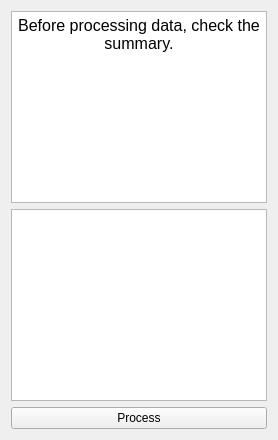
          <widget class="QWidget" name="tab_observational_process">
           <attribute name="title">
            <string>Process</string>
           </attribute>
           <layout class="QGridLayout" name="gridLayout_18">
            <item row="2" column="0">
             <widget class="QPushButton" name="pushButton_observational_process">
              <property name="text">
               <string>Process</string>
              </property>
             </widget>
            </item>
            <item row="0" column="0">
             <widget class="QTextEdit" name="textEdit_observational_process">
              <property name="readOnly">
               <bool>true</bool>
              </property>
              <property name="html">
               <string>&lt;!DOCTYPE HTML PUBLIC &quot;-//W3C//DTD HTML 4.0//EN&quot; &quot;http://www.w3.org/TR/REC-html40/strict.dtd&quot;&gt;
&lt;html&gt;&lt;head&gt;&lt;meta name=&quot;qrichtext&quot; content=&quot;1&quot; /&gt;&lt;meta charset=&quot;utf-8&quot; /&gt;&lt;style type=&quot;text/css&quot;&gt;
p, li { white-space: pre-wrap; }
hr { height: 1px; border-width: 0; }
li.unchecked::marker { content: &quot;\2610&quot;; }
li.checked::marker { content: &quot;\2612&quot;; }
&lt;/style&gt;&lt;/head&gt;&lt;body style=&quot; font-family:'Sans Serif'; font-size:9pt; font-weight:400; font-style:normal;&quot;&gt;
&lt;p align=&quot;center&quot; style=&quot; margin-top:0px; margin-bottom:0px; margin-left:0px; margin-right:0px; -qt-block-indent:0; text-indent:0px;&quot;&gt;&lt;span style=&quot; font-size:12pt;&quot;&gt;Before processing data, check the summary.&lt;/span&gt;&lt;/p&gt;&lt;/body&gt;&lt;/html&gt;</string>
              </property>
             </widget>
            </item>
            <item row="1" column="0">
             <widget class="QTextEdit" name="textEdit_observational_process_summary"/>
            </item>
           </layout>
          </widget>
